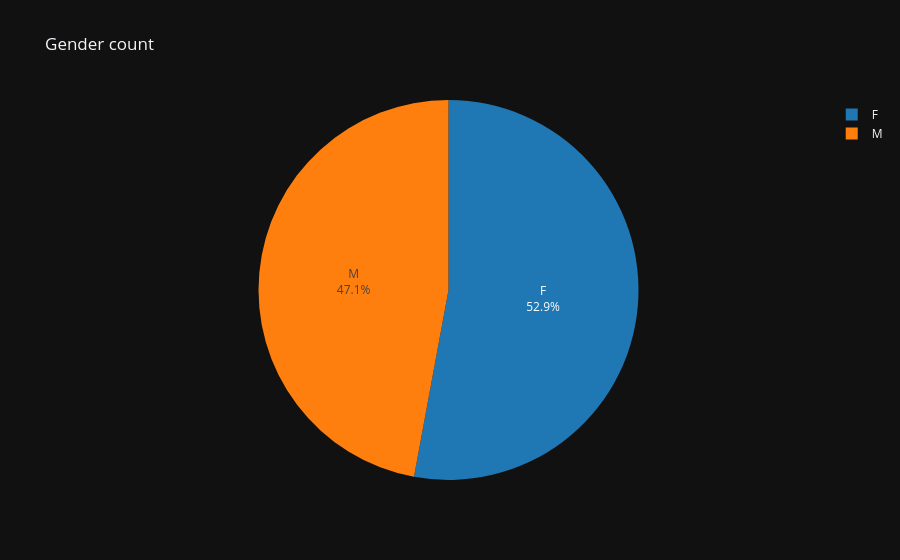

Write notebook code for a chart like this one.
### Markdown cell above
The Attrition Rate is a bit higher for the platinum Card, that could lead us to something!

### Code cell
fig = px.pie(bank_df, names = 'Gender', title = 'Gender count', color_discrete_sequence=px.colors.qualitative.D3)
fig.update_traces(textinfo='label + percent')
fig.show()

### Figure 1 — Plotly figure (JSON) as saved in the notebook; plotly's stock layout.template omitted (floating-point values rounded to 4 significant figures; data arrays with more than 128 entries replaced by an {"elided": "..."} marker saying what was removed)
{"data": [{"domain": {"x": [0, 1], "y": [0, 1]}, "hovertemplate": "Gender=%{label}<extra></extra>", "labels": {"elided": "10127 str values"}, "legendgroup": "", "name": "", "showlegend": true, "textinfo": "label+percent", "type": "pie"}], "layout": {"legend": {"tracegroupgap": 0}, "piecolorway": ["#1F77B4", "#FF7F0E", "#2CA02C", "#D62728", "#9467BD", "#8C564B", "#E377C2", "#7F7F7F", "#BCBD22", "#17BECF"], "title": {"text": "Gender count"}}}
